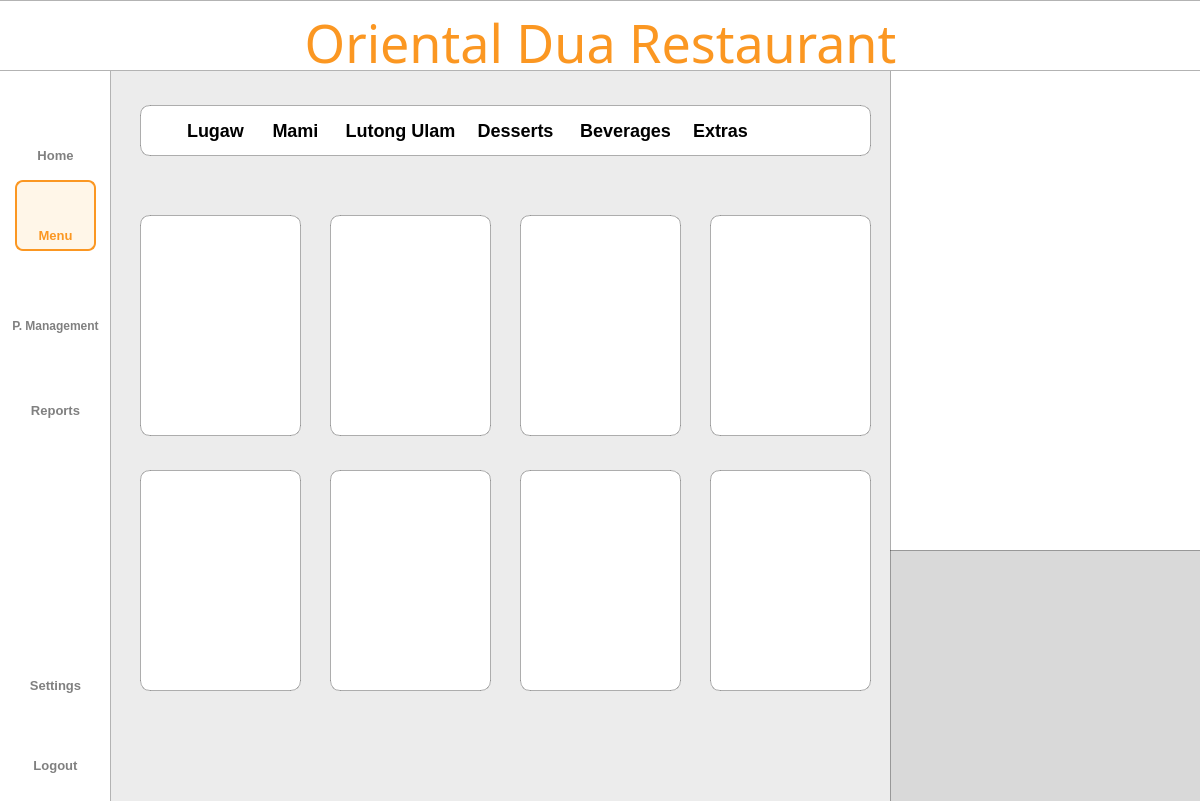
<?xml version="1.0" encoding="UTF-8"?>
<ui version="4.0">
 <class>Dialog</class>
 <widget class="QDialog" name="Dialog">
  <property name="geometry">
   <rect>
    <x>0</x>
    <y>0</y>
    <width>1200</width>
    <height>801</height>
   </rect>
  </property>
  <property name="windowTitle">
   <string>Dialog</string>
  </property>
  <widget class="QWidget" name="bgwidget" native="true">
   <property name="geometry">
    <rect>
     <x>0</x>
     <y>0</y>
     <width>1211</width>
     <height>801</height>
    </rect>
   </property>
   <property name="layoutDirection">
    <enum>Qt::LeftToRight</enum>
   </property>
   <property name="styleSheet">
    <string notr="true">QWidget#bgwidget{background-color: rgb(236, 236, 236);}

</string>
   </property>
   <widget class="QLabel" name="sidebar">
    <property name="geometry">
     <rect>
      <x>-10</x>
      <y>-30</y>
      <width>121</width>
      <height>891</height>
     </rect>
    </property>
    <property name="styleSheet">
     <string notr="true">background-color: rgb(255, 255, 255);
border: 1px solid rgba(0, 0, 0, 0.3);  </string>
    </property>
    <property name="text">
     <string/>
    </property>
   </widget>
   <widget class="QLabel" name="titlebar">
    <property name="geometry">
     <rect>
      <x>-2</x>
      <y>0</y>
      <width>1204</width>
      <height>71</height>
     </rect>
    </property>
    <property name="styleSheet">
     <string notr="true">background-color: rgb(255, 255, 255);
border: 1px solid rgba(0, 0, 0, 0.3);  </string>
    </property>
    <property name="text">
     <string/>
    </property>
   </widget>
   <widget class="QLabel" name="whitebg">
    <property name="geometry">
     <rect>
      <x>140</x>
      <y>105</y>
      <width>731</width>
      <height>51</height>
     </rect>
    </property>
    <property name="styleSheet">
     <string notr="true">background-color: rgb(255, 255, 255);
border: 1px solid rgba(0, 0, 0, 0.3);  
border-radius: 10px;  </string>
    </property>
    <property name="text">
     <string/>
    </property>
   </widget>
   <widget class="QLabel" name="title">
    <property name="geometry">
     <rect>
      <x>0</x>
      <y>10</y>
      <width>1201</width>
      <height>71</height>
     </rect>
    </property>
    <property name="styleSheet">
     <string notr="true">QLabel#title{
	color: #FB9722;
    font-family: Sacramento;
    font-size: 52px;
    font-weight: 400;
    padding-bottom: 5px;
    text-align: center;
}</string>
    </property>
    <property name="text">
     <string>Oriental Dua Restaurant</string>
    </property>
    <property name="alignment">
     <set>Qt::AlignCenter</set>
    </property>
    <property name="wordWrap">
     <bool>true</bool>
    </property>
   </widget>
   <widget class="QLabel" name="userlistlabel">
    <property name="geometry">
     <rect>
      <x>180</x>
      <y>115</y>
      <width>71</width>
      <height>30</height>
     </rect>
    </property>
    <property name="styleSheet">
     <string notr="true">QLabel{
    color: #000000;
    font-family: 'Inter';
    font-size: 18px;
    font-weight: 500;
}</string>
    </property>
    <property name="text">
     <string>Lugaw</string>
    </property>
    <property name="alignment">
     <set>Qt::AlignCenter</set>
    </property>
   </widget>
   <widget class="QLabel" name="whitebg_2">
    <property name="geometry">
     <rect>
      <x>140</x>
      <y>215</y>
      <width>161</width>
      <height>221</height>
     </rect>
    </property>
    <property name="styleSheet">
     <string notr="true">background-color: rgb(255, 255, 255);
border: 1px solid rgba(0, 0, 0, 0.3);  
border-radius: 10px;  </string>
    </property>
    <property name="text">
     <string/>
    </property>
   </widget>
   <widget class="QLabel" name="whitebg_3">
    <property name="geometry">
     <rect>
      <x>330</x>
      <y>215</y>
      <width>161</width>
      <height>221</height>
     </rect>
    </property>
    <property name="styleSheet">
     <string notr="true">background-color: rgb(255, 255, 255);
border: 1px solid rgba(0, 0, 0, 0.3);  
border-radius: 10px;  </string>
    </property>
    <property name="text">
     <string/>
    </property>
   </widget>
   <widget class="QLabel" name="whitebg_4">
    <property name="geometry">
     <rect>
      <x>520</x>
      <y>215</y>
      <width>161</width>
      <height>221</height>
     </rect>
    </property>
    <property name="styleSheet">
     <string notr="true">background-color: rgb(255, 255, 255);
border: 1px solid rgba(0, 0, 0, 0.3);  
border-radius: 10px;  </string>
    </property>
    <property name="text">
     <string/>
    </property>
   </widget>
   <widget class="QLabel" name="whitebg_6">
    <property name="geometry">
     <rect>
      <x>710</x>
      <y>215</y>
      <width>161</width>
      <height>221</height>
     </rect>
    </property>
    <property name="styleSheet">
     <string notr="true">background-color: rgb(255, 255, 255);
border: 1px solid rgba(0, 0, 0, 0.3);  
border-radius: 10px;  </string>
    </property>
    <property name="text">
     <string/>
    </property>
   </widget>
   <widget class="QLabel" name="whitebg_5">
    <property name="geometry">
     <rect>
      <x>140</x>
      <y>470</y>
      <width>161</width>
      <height>221</height>
     </rect>
    </property>
    <property name="styleSheet">
     <string notr="true">background-color: rgb(255, 255, 255);
border: 1px solid rgba(0, 0, 0, 0.3);  
border-radius: 10px;  </string>
    </property>
    <property name="text">
     <string/>
    </property>
   </widget>
   <widget class="QLabel" name="whitebg_7">
    <property name="geometry">
     <rect>
      <x>330</x>
      <y>470</y>
      <width>161</width>
      <height>221</height>
     </rect>
    </property>
    <property name="styleSheet">
     <string notr="true">background-color: rgb(255, 255, 255);
border: 1px solid rgba(0, 0, 0, 0.3);  
border-radius: 10px;  </string>
    </property>
    <property name="text">
     <string/>
    </property>
   </widget>
   <widget class="QLabel" name="whitebg_8">
    <property name="geometry">
     <rect>
      <x>520</x>
      <y>470</y>
      <width>161</width>
      <height>221</height>
     </rect>
    </property>
    <property name="styleSheet">
     <string notr="true">background-color: rgb(255, 255, 255);
border: 1px solid rgba(0, 0, 0, 0.3);  
border-radius: 10px;  </string>
    </property>
    <property name="text">
     <string/>
    </property>
   </widget>
   <widget class="QLabel" name="whitebg_9">
    <property name="geometry">
     <rect>
      <x>710</x>
      <y>470</y>
      <width>161</width>
      <height>221</height>
     </rect>
    </property>
    <property name="styleSheet">
     <string notr="true">background-color: rgb(255, 255, 255);
border: 1px solid rgba(0, 0, 0, 0.3);  
border-radius: 10px;  </string>
    </property>
    <property name="text">
     <string/>
    </property>
   </widget>
   <widget class="QLabel" name="whitebg_10">
    <property name="geometry">
     <rect>
      <x>890</x>
      <y>50</y>
      <width>311</width>
      <height>761</height>
     </rect>
    </property>
    <property name="styleSheet">
     <string notr="true">background-color: rgb(255, 255, 255);
border: 1px solid rgba(0, 0, 0, 0.3);  
border-radius: 10px;  </string>
    </property>
    <property name="text">
     <string/>
    </property>
   </widget>
   <widget class="QLabel" name="whitebg_11">
    <property name="geometry">
     <rect>
      <x>890</x>
      <y>550</y>
      <width>311</width>
      <height>261</height>
     </rect>
    </property>
    <property name="styleSheet">
     <string notr="true">background-color:#D9D9D9;
border: 1px solid rgba(0, 0, 0, 0.3);  
</string>
    </property>
    <property name="text">
     <string/>
    </property>
   </widget>
   <widget class="QLabel" name="userlistlabel_2">
    <property name="geometry">
     <rect>
      <x>260</x>
      <y>115</y>
      <width>71</width>
      <height>30</height>
     </rect>
    </property>
    <property name="styleSheet">
     <string notr="true">QLabel{
    color: #000000;
    font-family: 'Inter';
    font-size: 18px;
    font-weight: 500;
}</string>
    </property>
    <property name="text">
     <string>Mami</string>
    </property>
    <property name="alignment">
     <set>Qt::AlignCenter</set>
    </property>
   </widget>
   <widget class="QLabel" name="userlistlabel_3">
    <property name="geometry">
     <rect>
      <x>340</x>
      <y>115</y>
      <width>121</width>
      <height>30</height>
     </rect>
    </property>
    <property name="styleSheet">
     <string notr="true">QLabel{
    color: #000000;
    font-family: 'Inter';
    font-size: 18px;
    font-weight: 500;
}</string>
    </property>
    <property name="text">
     <string>Lutong Ulam</string>
    </property>
    <property name="alignment">
     <set>Qt::AlignCenter</set>
    </property>
   </widget>
   <widget class="QLabel" name="userlistlabel_4">
    <property name="geometry">
     <rect>
      <x>470</x>
      <y>115</y>
      <width>91</width>
      <height>30</height>
     </rect>
    </property>
    <property name="styleSheet">
     <string notr="true">QLabel{
    color: #000000;
    font-family: 'Inter';
    font-size: 18px;
    font-weight: 500;
}</string>
    </property>
    <property name="text">
     <string>Desserts</string>
    </property>
    <property name="alignment">
     <set>Qt::AlignCenter</set>
    </property>
   </widget>
   <widget class="QLabel" name="userlistlabel_5">
    <property name="geometry">
     <rect>
      <x>570</x>
      <y>115</y>
      <width>111</width>
      <height>30</height>
     </rect>
    </property>
    <property name="styleSheet">
     <string notr="true">QLabel{
    color: #000000;
    font-family: 'Inter';
    font-size: 18px;
    font-weight: 500;
}</string>
    </property>
    <property name="text">
     <string>Beverages</string>
    </property>
    <property name="alignment">
     <set>Qt::AlignCenter</set>
    </property>
   </widget>
   <widget class="QLabel" name="userlistlabel_6">
    <property name="geometry">
     <rect>
      <x>680</x>
      <y>115</y>
      <width>81</width>
      <height>30</height>
     </rect>
    </property>
    <property name="styleSheet">
     <string notr="true">QLabel{
    color: #000000;
    font-family: 'Inter';
    font-size: 18px;
    font-weight: 500;
}</string>
    </property>
    <property name="text">
     <string>Extras</string>
    </property>
    <property name="alignment">
     <set>Qt::AlignCenter</set>
    </property>
   </widget>
   <widget class="QLabel" name="logoutIcon">
    <property name="geometry">
     <rect>
      <x>39</x>
      <y>715</y>
      <width>35</width>
      <height>35</height>
     </rect>
    </property>
    <property name="minimumSize">
     <size>
      <width>35</width>
      <height>35</height>
     </size>
    </property>
    <property name="maximumSize">
     <size>
      <width>35</width>
      <height>35</height>
     </size>
    </property>
    <property name="styleSheet">
     <string notr="true">QLabel#Pmanagementbtn{
    color: rgba(0,0,0, 0.5);
    font-family: 'Roboto';
    font-size: 11px;
    font-weight: 300;
}</string>
    </property>
    <property name="text">
     <string/>
    </property>
    <property name="pixmap">
     <pixmap resource="../resource.qrc">:/icon/icons/shutdown.png</pixmap>
    </property>
    <property name="scaledContents">
     <bool>true</bool>
    </property>
    <property name="alignment">
     <set>Qt::AlignCenter</set>
    </property>
   </widget>
   <widget class="QPushButton" name="logoutbtn">
    <property name="geometry">
     <rect>
      <x>15</x>
      <y>750</y>
      <width>81</width>
      <height>31</height>
     </rect>
    </property>
    <property name="styleSheet">
     <string notr="true">QPushButton{
    color: rgba(0,0,0, 0.5);
    font-family: 'Inter';
    font-size: 13px;
    font-weight: 500;
	border:none;
}

QPushButton:hover{
color: #FB9722;
border: 2px solid #FB9722;
border-radius: 8px;
background-color: rgba(255, 167, 25, 0.1);
}</string>
    </property>
    <property name="text">
     <string>Logout</string>
    </property>
   </widget>
   <widget class="QPushButton" name="settingsbtn">
    <property name="geometry">
     <rect>
      <x>15</x>
      <y>670</y>
      <width>81</width>
      <height>31</height>
     </rect>
    </property>
    <property name="styleSheet">
     <string notr="true">QPushButton{
    color: rgba(0,0,0, 0.5);
    font-family: 'Inter';
    font-size: 13px;
    font-weight: 500;
	border:none;
}

QPushButton:hover{
color: #FB9722;
border: 2px solid #FB9722;
border-radius: 8px;
background-color: rgba(255, 167, 25, 0.1);
}</string>
    </property>
    <property name="text">
     <string>Settings</string>
    </property>
   </widget>
   <widget class="QLabel" name="settingIcon">
    <property name="geometry">
     <rect>
      <x>39</x>
      <y>634</y>
      <width>35</width>
      <height>35</height>
     </rect>
    </property>
    <property name="minimumSize">
     <size>
      <width>35</width>
      <height>35</height>
     </size>
    </property>
    <property name="maximumSize">
     <size>
      <width>35</width>
      <height>35</height>
     </size>
    </property>
    <property name="styleSheet">
     <string notr="true">QLabel#Pmanagementbtn{
    color: rgba(0,0,0, 0.5);
    font-family: 'Roboto';
    font-size: 11px;
    font-weight: 300;
}</string>
    </property>
    <property name="text">
     <string/>
    </property>
    <property name="pixmap">
     <pixmap resource="../resource.qrc">:/icon/icons/settings.png</pixmap>
    </property>
    <property name="scaledContents">
     <bool>true</bool>
    </property>
    <property name="alignment">
     <set>Qt::AlignCenter</set>
    </property>
   </widget>
   <widget class="QPushButton" name="menubtn">
    <property name="geometry">
     <rect>
      <x>15</x>
      <y>220</y>
      <width>81</width>
      <height>31</height>
     </rect>
    </property>
    <property name="styleSheet">
     <string notr="true">QPushButton{
    color: #FB9722;;
    font-family: 'Inter';
    font-size: 13px;
    font-weight: 500;
	border:none;
}
</string>
    </property>
    <property name="text">
     <string>Menu</string>
    </property>
   </widget>
   <widget class="QLabel" name="p_mIcon">
    <property name="geometry">
     <rect>
      <x>37</x>
      <y>270</y>
      <width>40</width>
      <height>40</height>
     </rect>
    </property>
    <property name="minimumSize">
     <size>
      <width>40</width>
      <height>40</height>
     </size>
    </property>
    <property name="maximumSize">
     <size>
      <width>40</width>
      <height>40</height>
     </size>
    </property>
    <property name="styleSheet">
     <string notr="true">QLabel#Pmanagementbtn{
    color: rgba(0,0,0, 0.5);
    font-family: 'Roboto';
    font-size: 11px;
    font-weight: 300;
}</string>
    </property>
    <property name="text">
     <string/>
    </property>
    <property name="pixmap">
     <pixmap resource="../resource.qrc">:/icon/icons/productm.png</pixmap>
    </property>
    <property name="scaledContents">
     <bool>true</bool>
    </property>
    <property name="alignment">
     <set>Qt::AlignCenter</set>
    </property>
   </widget>
   <widget class="QPushButton" name="p_managementbtn">
    <property name="geometry">
     <rect>
      <x>5</x>
      <y>310</y>
      <width>101</width>
      <height>31</height>
     </rect>
    </property>
    <property name="styleSheet">
     <string notr="true">QPushButton{
    color: rgba(0,0,0, 0.5);
    font-family: 'Inter';
    font-size: 12px;
    font-weight: 500;
	border:none;
}

QPushButton:hover{
color: #FB9722;
border: 2px solid #FB9722;
border-radius: 8px;
background-color: rgba(255, 167, 25, 0.1);
}</string>
    </property>
    <property name="text">
     <string>P. Management</string>
    </property>
   </widget>
   <widget class="QLabel" name="homeIcon">
    <property name="geometry">
     <rect>
      <x>40</x>
      <y>110</y>
      <width>30</width>
      <height>30</height>
     </rect>
    </property>
    <property name="minimumSize">
     <size>
      <width>30</width>
      <height>30</height>
     </size>
    </property>
    <property name="maximumSize">
     <size>
      <width>35</width>
      <height>35</height>
     </size>
    </property>
    <property name="styleSheet">
     <string notr="true">QLabel#Pmanagementbtn{
    color: rgba(0,0,0, 0.5);
    font-family: 'Roboto';
    font-size: 11px;
    font-weight: 300;
}</string>
    </property>
    <property name="text">
     <string/>
    </property>
    <property name="pixmap">
     <pixmap resource="../resource.qrc">:/icon/icons/home.png</pixmap>
    </property>
    <property name="scaledContents">
     <bool>true</bool>
    </property>
    <property name="alignment">
     <set>Qt::AlignCenter</set>
    </property>
   </widget>
   <widget class="QPushButton" name="reportbtn">
    <property name="geometry">
     <rect>
      <x>15</x>
      <y>395</y>
      <width>81</width>
      <height>31</height>
     </rect>
    </property>
    <property name="styleSheet">
     <string notr="true">QPushButton{
    color: rgba(0,0,0, 0.5);
    font-family: 'Inter';
    font-size: 13px;
    font-weight: 500;
	border:none;
}

QPushButton:hover{
color: #FB9722;
border: 2px solid #FB9722;
border-radius: 8px;
background-color: rgba(255, 167, 25, 0.1);
}</string>
    </property>
    <property name="text">
     <string>Reports</string>
    </property>
   </widget>
   <widget class="QPushButton" name="homebtn">
    <property name="geometry">
     <rect>
      <x>15</x>
      <y>140</y>
      <width>81</width>
      <height>31</height>
     </rect>
    </property>
    <property name="styleSheet">
     <string notr="true">QPushButton{
    color: rgba(0,0,0, 0.5);
    font-family: 'Inter';
    font-size: 13px;
    font-weight: 500;
	border:none;
}

QPushButton:hover{
color: #FB9722;
border: 2px solid #FB9722;
border-radius: 8px;
background-color: rgba(255, 167, 25, 0.1);
}
</string>
    </property>
    <property name="text">
     <string>Home</string>
    </property>
   </widget>
   <widget class="QLabel" name="reportIcon">
    <property name="geometry">
     <rect>
      <x>39</x>
      <y>360</y>
      <width>35</width>
      <height>35</height>
     </rect>
    </property>
    <property name="minimumSize">
     <size>
      <width>35</width>
      <height>35</height>
     </size>
    </property>
    <property name="maximumSize">
     <size>
      <width>35</width>
      <height>35</height>
     </size>
    </property>
    <property name="styleSheet">
     <string notr="true">QLabel#Pmanagementbtn{
    color: rgba(0,0,0, 0.5);
    font-family: 'Roboto';
    font-size: 11px;
    font-weight: 300;
}</string>
    </property>
    <property name="text">
     <string/>
    </property>
    <property name="pixmap">
     <pixmap resource="../resource.qrc">:/icon/icons/report.png</pixmap>
    </property>
    <property name="scaledContents">
     <bool>true</bool>
    </property>
    <property name="alignment">
     <set>Qt::AlignCenter</set>
    </property>
   </widget>
   <widget class="QLabel" name="menuIcon">
    <property name="geometry">
     <rect>
      <x>40</x>
      <y>190</y>
      <width>30</width>
      <height>30</height>
     </rect>
    </property>
    <property name="minimumSize">
     <size>
      <width>30</width>
      <height>30</height>
     </size>
    </property>
    <property name="maximumSize">
     <size>
      <width>35</width>
      <height>35</height>
     </size>
    </property>
    <property name="styleSheet">
     <string notr="true">QLabel#Pmanagementbtn{
    color: rgba(0,0,0, 0.5);
    font-family: 'Roboto';
    font-size: 11px;
    font-weight: 300;
}</string>
    </property>
    <property name="text">
     <string/>
    </property>
    <property name="pixmap">
     <pixmap resource="../resource.qrc">:/icon/icons/menu2.png</pixmap>
    </property>
    <property name="scaledContents">
     <bool>true</bool>
    </property>
    <property name="alignment">
     <set>Qt::AlignCenter</set>
    </property>
   </widget>
   <widget class="QLabel" name="label_2">
    <property name="geometry">
     <rect>
      <x>15</x>
      <y>180</y>
      <width>81</width>
      <height>71</height>
     </rect>
    </property>
    <property name="styleSheet">
     <string notr="true">QLabel{
	background-color: rgba(255, 167, 25, 0.1);
	border: 2px solid #FB9722;
	border-radius: 8px;
}</string>
    </property>
    <property name="text">
     <string/>
    </property>
   </widget>
   <zorder>whitebg_10</zorder>
   <zorder>sidebar</zorder>
   <zorder>titlebar</zorder>
   <zorder>whitebg</zorder>
   <zorder>title</zorder>
   <zorder>userlistlabel</zorder>
   <zorder>whitebg_2</zorder>
   <zorder>whitebg_3</zorder>
   <zorder>whitebg_4</zorder>
   <zorder>whitebg_6</zorder>
   <zorder>whitebg_5</zorder>
   <zorder>whitebg_7</zorder>
   <zorder>whitebg_8</zorder>
   <zorder>whitebg_9</zorder>
   <zorder>whitebg_11</zorder>
   <zorder>userlistlabel_2</zorder>
   <zorder>userlistlabel_3</zorder>
   <zorder>userlistlabel_4</zorder>
   <zorder>userlistlabel_5</zorder>
   <zorder>userlistlabel_6</zorder>
   <zorder>logoutIcon</zorder>
   <zorder>logoutbtn</zorder>
   <zorder>settingsbtn</zorder>
   <zorder>settingIcon</zorder>
   <zorder>p_mIcon</zorder>
   <zorder>p_managementbtn</zorder>
   <zorder>homeIcon</zorder>
   <zorder>reportbtn</zorder>
   <zorder>homebtn</zorder>
   <zorder>reportIcon</zorder>
   <zorder>label_2</zorder>
   <zorder>menuIcon</zorder>
   <zorder>menubtn</zorder>
  </widget>
 </widget>
 <resources>
  <include location="../resource.qrc"/>
 </resources>
 <connections/>
</ui>
